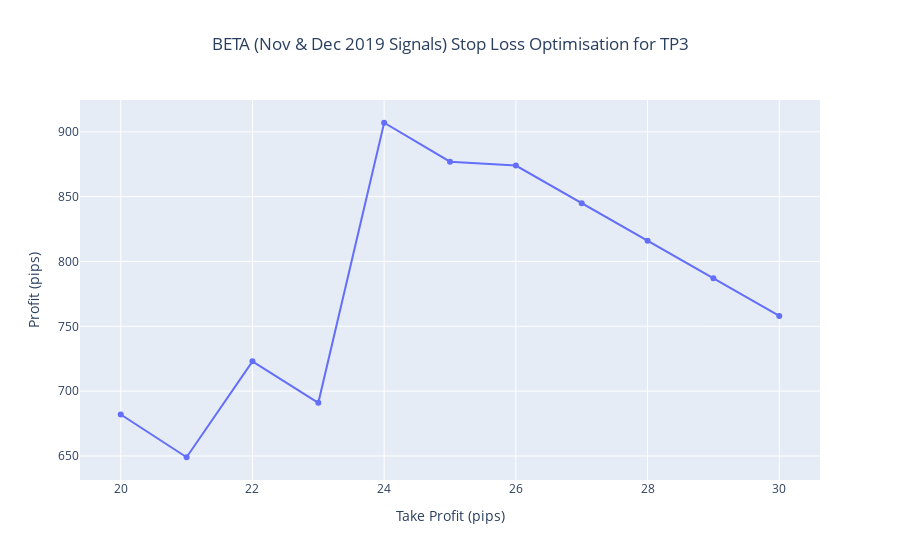

Notebook source saved alongside this figure:
### Code cell
# TP3 Stop loss analysis
signals = load_beta_trades("./beta/BETA.csv")

stops = range(20, 31, 1)
profits = []

for stop in stops:
    total_profit = 0.0
    wins = 0
    losses = 0
    for signal in signals["TP3"]:
        signal.set_stop_loss_pips(stop)
        df = load_ticker(signal.ticker)
        profit = analyse_signal(df, signal) * pip_factor(signal.ticker)
        if profit > 0:
            wins += 1
        else:
            losses += 1
        total_profit += profit
        #print(signal, profit)
    profits.append(total_profit)
    print(stop, total_profit, wins, losses)
fig = go.Figure(data=go.Scatter(x=list(stops), y=profits))
fig.update_layout(
    title="BETA (Nov & Dec 2019 Signals) Stop Loss Optimisation for TP3",
    xaxis_title="Stop Loss (pips)",
    yaxis_title="Profit (pips)",
    title_x=0.5
)
fig.show()

### Figure 1 — Plotly figure (JSON) as saved in the notebook; plotly's stock layout.template omitted (floating-point values rounded to 4 significant figures)
{"data": [{"type": "scatter", "x": [20, 21, 22, 23, 24, 25, 26, 27, 28, 29, 30], "y": [682.0, 649.0, 723.0, 691.0, 907.0, 877.0, 874.0, 845.0, 816.0, 787.0, 758.0]}], "layout": {"title": {"text": "BETA (Nov & Dec 2019 Signals) Stop Loss Optimisation for TP3", "x": 0.5}, "xaxis": {"title": {"text": "Take Profit (pips)"}}, "yaxis": {"title": {"text": "Profit (pips)"}}}}
